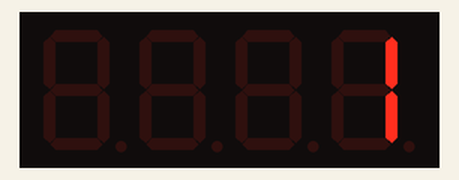
Simulated run of this sketch. Board: Arduino Uno, built with avr-gcc and run on an emulated ATmega328P. Parts: 4-digit seven-segment display. At 10.3 s the program stops and its outputs stay as they are.

Above: at 1.1 s.
At 2.88 s:
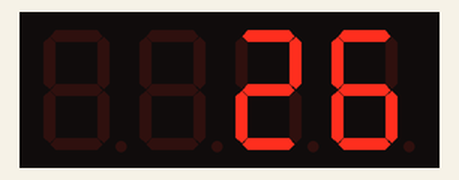
At 4.66 s:
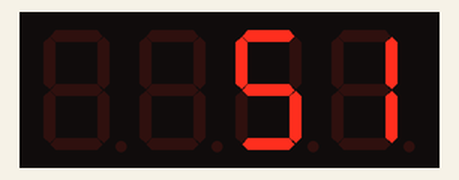
At 6.44 s:
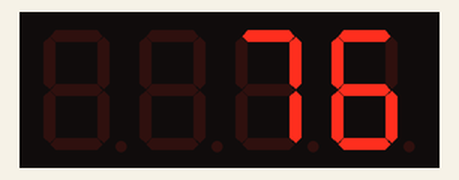
At 8.2 s:
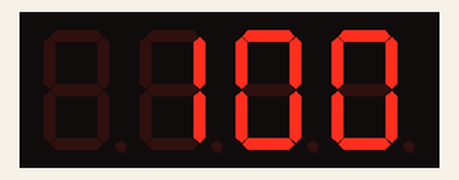
At 9.3 s:
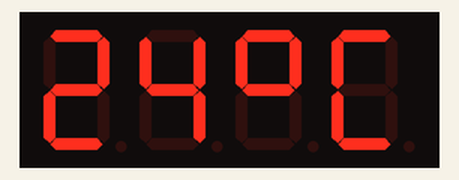

The sketch:

TM1637_4Digit_Display.ino
```cpp
/*
  Project: 7-Segment 4-Digit Display Example
  Module: TM1637 4-Digit Display
  Library: TM1637Display
  Description:
    - Counts from 0 to 100
    - Displays temperature (e.g., 24°C)
*/

#include <TM1637Display.h>

/* Define the connection pins */
#define CLK 2
#define DIO 3

/* Create display object */
TM1637Display display = TM1637Display(CLK, DIO);

/* Create degree Celsius symbol */
const uint8_t celsius[] = {
  SEG_A | SEG_B | SEG_F | SEG_G,  // Circle for degree symbol
  SEG_A | SEG_D | SEG_E | SEG_F   // C
};

void setup() {
  /* Clear the display */
  display.clear();
  delay(1000);
}

void loop() {
  /* Set brightness (0–7) */
  display.setBrightness(4);

  /* Show counter from 0 to 100 */
  for (int i = 0; i <= 100; i++) {
    display.showNumberDec(i);
    delay(50);
  }

  delay(1000);
  display.clear();

  /* Display temperature as example */
  int temperature = 24;

  /*
    display.showNumberDec(arg_1, arg_2, arg_3, arg_4)
      arg_1 -> Number of type integer (up to 9999)
      arg_2 -> True/false: Display leading zeroes
      arg_3 -> Number of digits to display
      arg_4 -> Position of the least significant digit (0 = leftmost)
  */
  display.showNumberDec(temperature, false, 2, 0);

  /*
    display.setSegments(arg_1, arg_2, arg_3)
      arg_1 -> Segment information
      arg_2 -> Number of digits to modify (0–4)
      arg_3 -> Position from which to print (0 = leftmost)
  */
  display.setSegments(celsius, 2, 2);

  delay(1000);

  /* Stop program */
  while (1);
}
```

Measured:
- what the display in image 4 shows lasts 1.2 s, from 8.1 s to 9.3 s
